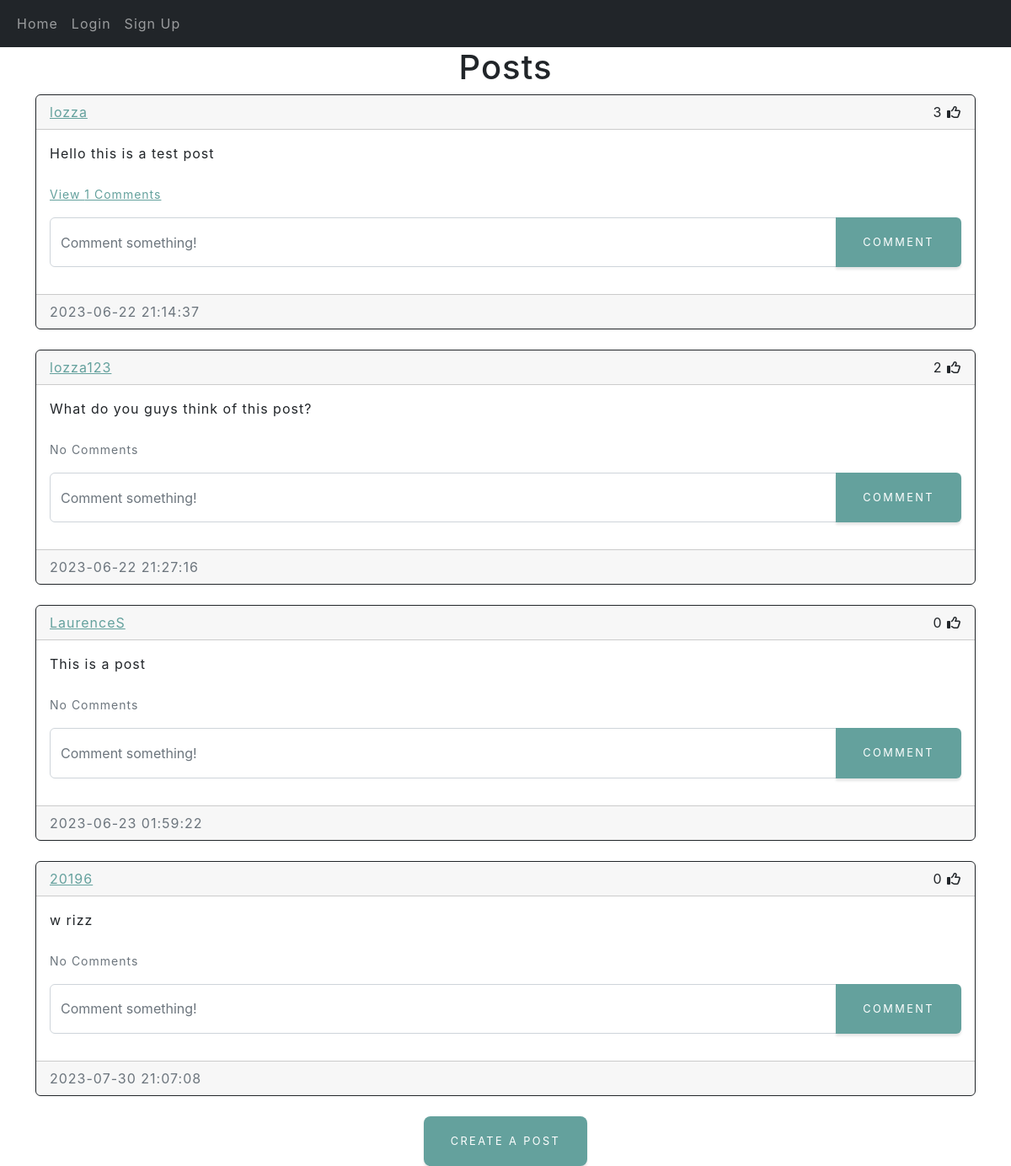
Page /blog on the committed database.
### website/models.py (models this page shows)
class Post(db.Model):
    id = db.Column(db.Integer, primary_key=True)
    text = db.Column(db.Text, nullable=False)
    date_created = db.Column(db.DateTime(timezone=True), default=func.now())
    author = db.Column(db.Integer, db.ForeignKey(
        'user.id', ondelete="CASCADE"), nullable=False)
    comments = db.relationship('Comment', backref='post', passive_deletes=True)
    likes = db.relationship('Like', backref='post', passive_deletes=True)

class User(db.Model, UserMixin):
    id = db.Column(db.Integer, primary_key=True)
    email = db.Column(db.String(150), unique=True)
    username = db.Column(db.String(150), unique=True)
    password = db.Column(db.String(150))
    date_created = db.Column(db.DateTime(timezone=True), default=func.now())
    posts = db.relationship('Post', backref='user', passive_deletes=True)
    comments = db.relationship('Comment', backref='user', passive_deletes=True)
    likes = db.relationship('Like', backref='user', passive_deletes=True)

### website/views.py (the view)
@views.route("/blog")
def blog():
    posts = Post.query.all()
    return render_template("blog.html", user=current_user, posts=posts)

### website/templates/blog.html
{% extends "posts_div.html" %} {% block title %}Blog{% endblock %}

### website/templates/posts_div.html (shortened to what this page needs)
{% extends "base.html" %} {% block title %}Home{% endblock %} {% block content
%}
<h1 align="center">{% block header %}Posts{% endblock %}</h1>
<div id="posts">
  {% for post in posts %}
  <div class="card border-dark">
    <div class="card-header d-flex justify-content-between align-items-center">
      <a href="/posts/{{post.user.username}}">{{post.user.username}}</a>
      <div>
        <span id="likes-count-{{post.id}}">
        {{ post.likes|length }}</span>
        {% if user.id in post.likes|map(attribute="author")|list %}
        <i
          class="fas fa-thumbs-up"
          id="like-button-{{post.id}}"
          onclick="like({{post.id}})"
        ></i>
        {% else %}
        <i
          class="far fa-thumbs-up"
          id="like-button-{{post.id}}"
          onclick="like({{post.id}})"
        ></i>
        {% endif %}
      </div>
    </div>
    <div class="card-body">
      <div class="card-text">{{post.text}}</div>
      <br/>
      <p class="card-text">
        {% if post.comments|length > 0 %}
        <a data-bs-toggle="collapse" href="#comments-{{post.id}}" role="button">
          <small>View {{post.comments|length}} Comments</small>
        </a>
        {% else %}
        <small class="text-muted">No Comments</small>
        {% endif %}
      </p>
      <form
        class="input-group mb-3"
        method="POST"
        action="/create-comment/{{post.id}}"
      >
        <input
          type="text"
          id="text"
          name="text"
          class="form-control"
          placeholder="Comment something!"
        />
        <button type="submit" class="btn btn-primary">Comment</button>
      </form>
    </div>
    <div class="card-footer text-muted">{{post.date_created}}</div>
  </div>
  <br/ > {% endfor %}
</div>
{% block footer %}
<div align="center">
  <a href="/create-post">
    <button type="button" class="btn btn-primary btn-lg">
      Create a Post
    </button>
  </a>
</div>
{% endblock %} {% endblock %}

### rows in the picture
Post: user.username "lozza", likes|length "3", text "Hello this is a test post", comments|length "1", date_created "2023-06-22 21:14:37"
Post: user.username "lozza123", likes|length "2", text "What do you guys think of this post?", shows "No Comments", date_created "2023-06-22 21:27:16"
Post: user.username "LaurenceS", likes|length "0", text "This is a post", shows "No Comments", date_created "2023-06-23 01:59:22"
Post: user.username "20196", likes|length "0", text "w rizz", shows "No Comments", date_created "2023-07-30 21:07:08"
